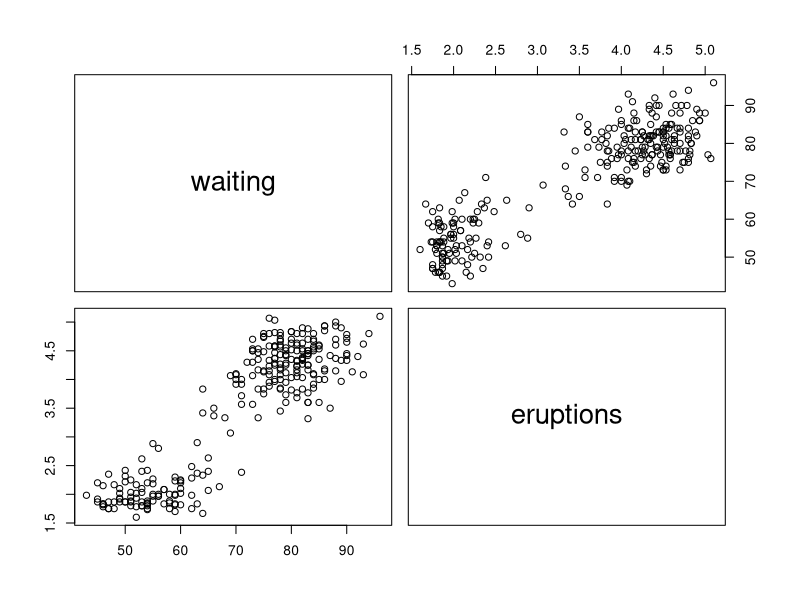
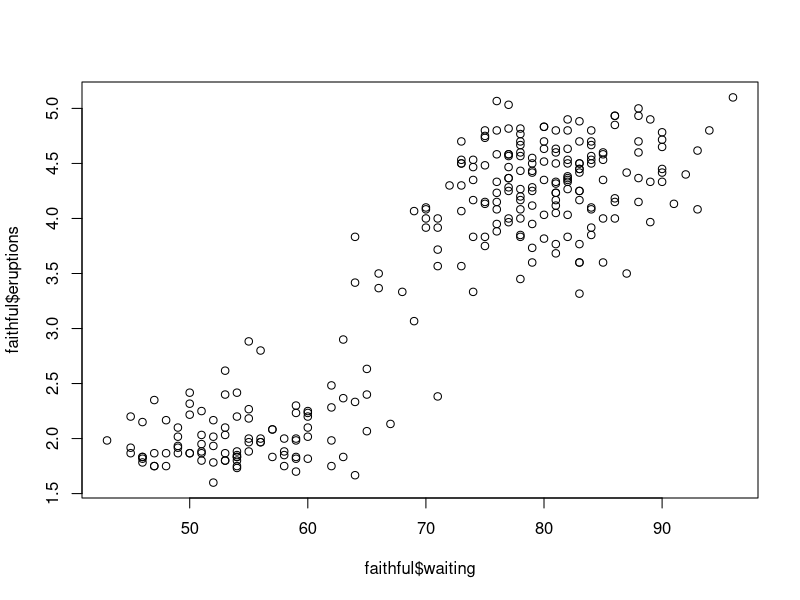
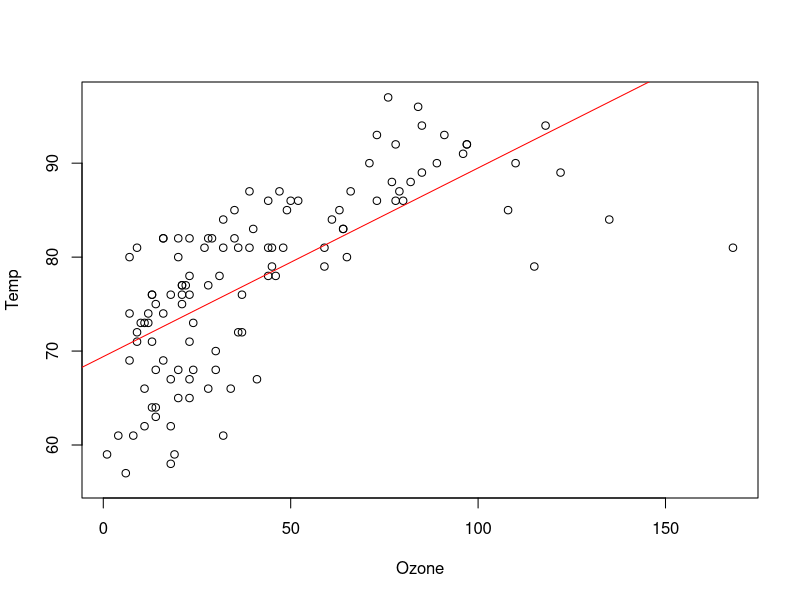
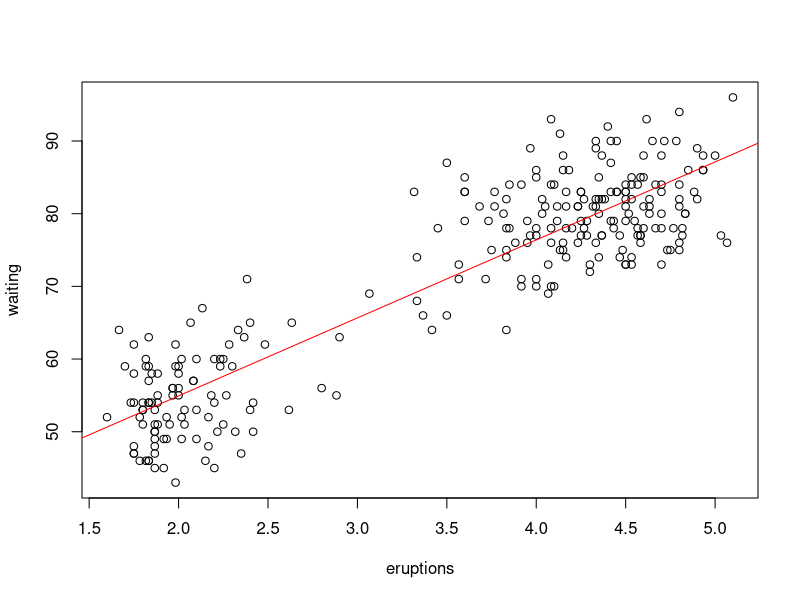

Write the R code that produced these figures, in order.
## ---- chunk 1
cor(faithful$waiting, faithful$eruptions)
cor(faithful[, c("waiting", "eruptions")], use="na.or.complete")
pairs(faithful[, c("waiting", "eruptions")])
plot(faithful$waiting, faithful$eruptions)
## ---- chunk 2
mod = lm(Temp~Ozone, data = airquality)
summary(mod)
plot(Temp~Ozone, data=airquality)
abline(lm(Temp~Ozone, data=airquality), col="red")

mod1 = lm(waiting~eruptions, data = faithful)
summary(mod1)
plot(waiting~eruptions, data=faithful)
abline(lm(waiting~eruptions, data=faithful), col="red")
## ---- chunk 3
mod = lm(Temp~Ozone, data = airquality)
res = residuals(mod)
RSS = sum(res^2)
RSE = sqrt(RSS/summary(mod)$df[2])
print(RSE)
MSE = RSS/summary(mod)$df[2]
print(MSE)
